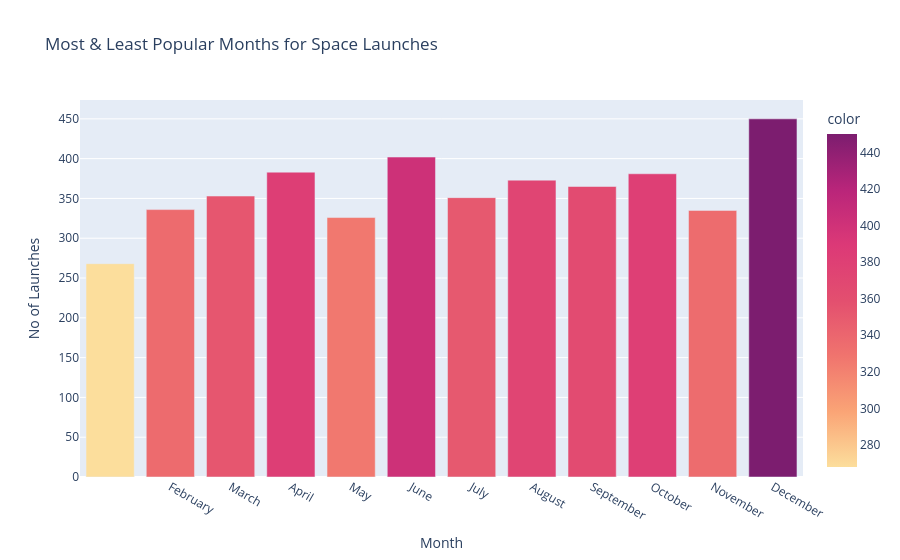

The notebook cell this image was saved under:
### Code cell
fig = px.bar(
    x=launches_per_month.index,
    y=launches_per_month.values,
    title="Most & Least Popular Months for Space Launches",
    labels={"x": "Month", "y": "No of Launches"},
    color=launches_per_month.values,
    color_continuous_scale="sunsetdark"
)

fig.update_layout(
    xaxis=dict(tickmode="array", tickvals=list(range(1, 13))),
    xaxis_title="Month",
    yaxis_title="No of Launches"
)

fig.show()

### Figure 1 — Plotly figure (JSON) as saved in the notebook; plotly's stock layout.template omitted (floating-point values rounded to 4 significant figures)
{"data": [{"hovertemplate": "Month=%{x}<br>No of Launches=%{y}<br>color=%{marker.color}<extra></extra>", "legendgroup": "", "marker": {"color": [268, 336, 353, 383, 326, 402, 351, 373, 365, 381, 335, 450], "coloraxis": "coloraxis", "pattern": {"shape": ""}}, "name": "", "orientation": "v", "showlegend": false, "textposition": "auto", "type": "bar", "x": ["January", "February", "March", "April", "May", "June", "July", "August", "September", "October", "November", "December"], "xaxis": "x", "y": [268, 336, 353, 383, 326, 402, 351, 373, 365, 381, 335, 450], "yaxis": "y"}], "layout": {"barmode": "relative", "coloraxis": {"colorbar": {"title": {"text": "color"}}, "colorscale": [[0, "rgb(252, 222, 156)"], [0.1667, "rgb(250, 164, 118)"], [0.3333, "rgb(240, 116, 110)"], [0.5, "rgb(227, 79, 111)"], [0.6667, "rgb(220, 57, 119)"], [0.8333, "rgb(185, 37, 122)"], [1, "rgb(124, 29, 111)"]]}, "legend": {"tracegroupgap": 0}, "title": {"text": "Most & Least Popular Months for Space Launches"}, "xaxis": {"anchor": "y", "domain": [0, 1], "tickmode": "array", "tickvals": [1, 2, 3, 4, 5, 6, 7, 8, 9, 10, 11, 12], "title": {"text": "Month"}}, "yaxis": {"anchor": "x", "domain": [0, 1], "title": {"text": "No of Launches"}}}}
